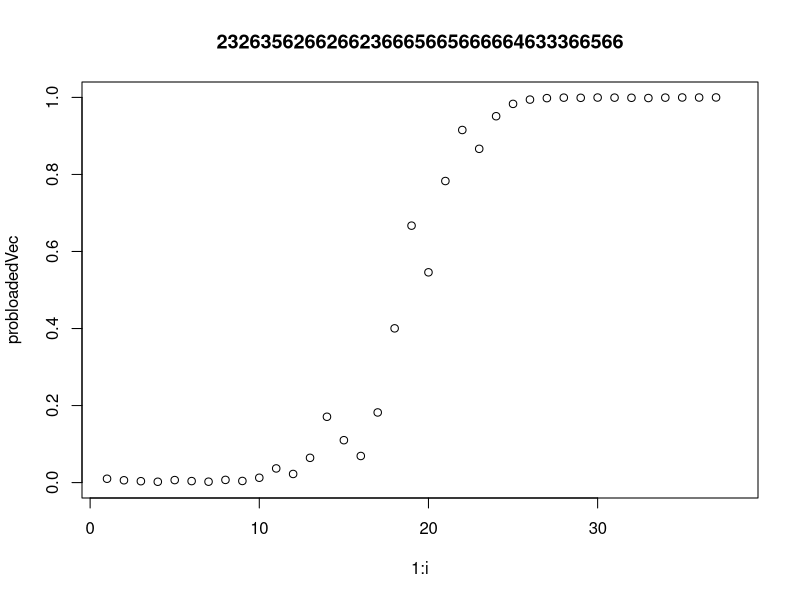

Recreate this plot in R.
## ---- chunk 1
knitr::opts_chunk$set(echo = TRUE)
## ---- chunk 2
## priors
frequency_unloaded = .99 
frequency_loaded = .01

## for loaded die
p_6_given_loaded = .5 # P(six|D_loaded)
p_not_6_given_loaded = .5 # P(six_c|D_loaded) so .1*5=.5 there are 5 numbers other than 6 on a die

## for an unloaded dice
p_not_6_given_unloaded = 5/6 # P(six|D_unloaded)
p_6_given_unloaded = 1/6 # P(six_c|D_unloaded)


## probability 6 and loaded 
## P(6|L)*P(L) or P(L|6)*P(6)
p_6_and_loaded = p_6_given_loaded * frequency_loaded

## probability 6 and unloaded 
## P(6|UL)*P(UL) or P(UL|6)*P(6)
p_6_and_unloaded = p_6_given_unloaded * frequency_unloaded


## probability not 6 and loaded 
## P(N6|L)*P(L) or P(L|N6)*P(N6)
p_not_6_and_loaded = p_not_6_given_loaded * frequency_loaded

## probability not 6 and unloaded 
## P(N6|UL)*P(UL) or P(UL|N6)*P(N6)
p_not_6_and_unloaded = p_not_6_given_unloaded * frequency_unloaded

## ---- chunk 3
rolls <-c(2,3,2,6,3,5,6,2,6,6,2,6,6,2,3,6,6,6,5,6,6,5,6,6,6,6,6,4,6,3,3,3,6,6,5,6,6)

# rolls <-c(2,3)

priors <- c(.01,.99) ## our belief aboout the frequency of unloaded die and frequency of loaded die
probloadedVec <- vector()

title = ""

for (i in 1:length(rolls)){
  probloadedVec[i] <- priors[1] ## we want to plot the probability that the die is loaded
  
  
  ## calculate the probability of the die being loaded given us not rolling a 6 (P(L|N6)) or not rolling a 6 (P(L|6)) 
  prob_loaded <- if (rolls[i] != 6){
    (p_not_6_given_loaded * priors[1])/( (p_not_6_given_loaded * priors[1]) + (p_not_6_given_unloaded * priors[2]) )
      }else{
      (p_6_given_loaded * priors[1]) / ( (p_6_given_loaded * priors[1]) + (p_6_given_unloaded * priors[2]) )} 
  
  
  ## calculate the probability of the die being unloaded given us not rolling a 6 (P(UL|N6)) or not rolling a 6 (P(UL|6))   
  prob_unloaded <- if (rolls[i] != 6){
    (p_not_6_given_unloaded * priors[2]) / ( (p_not_6_given_loaded * priors[1]) + (p_not_6_given_unloaded * priors[2]) )}else{
      (p_6_given_unloaded * priors[2]) / ( (p_6_given_loaded * priors[1]) + (p_6_given_unloaded * priors[2]) )} 
  

    
  priors[1] <- prob_loaded
  priors[2] <- prob_unloaded
  
  print(priors[1])
  
  title <- paste(title, rolls[i], sep="")
  # plot(1:i, probloaded, main = title, ylim=c(0,1), xlim=c(1,length(rolls)+1))
  # Sys.sleep(1)
}

plot(1:i, probloadedVec, main = title, ylim=c(0,1), xlim=c(1,length(rolls)+1))

## ---- chunk 4
(.5*.01)/((.5*.01)+(5/6)*.99)

## ---- chunk 5
(p_not_6_given_loaded * priors[1])/(p_not_6_and_loaded + p_not_6_and_unloaded)

## ---- chunk 6
((5/6)*.99) / ((5/6)*.99 + (.5*.01))
## ---- chunk 7
(p_not_6_given_unloaded * priors[2]) / (p_not_6_and_loaded + p_not_6_and_unloaded)


## ---- chunk 8
(.5*.01) / ((.5*.01) + ((1/6)*.99))
## ---- chunk 9
(p_6_given_loaded * priors[1]) / (p_6_and_loaded + p_6_and_unloaded)
## ---- chunk 10
(1/6*.99) / ((.5*.01) + (1/6*.99))
## ---- chunk 11
0.003628974 + 0.9979678
## ---- chunk 12
rollLoadedDie <- function(numrolls){
  ## given a number of rolls, returns a simulated experiment
  
  final_vec <- sample(1:6, numrolls, prob = c(.1,.1,.1,.1,.1,.5), replace = TRUE)
  return(final_vec)
}

myRolls <- rollLoadedDie(30)
## ---- chunk 13

bayesian_update <- function(rolls, priors, p_loaded, p_unloaded){
  probloadedVec <- vector()
  

  for (i in 1:length(rolls)){
  
    probloadedVec[i] <- priors[1] ## we want to plot the probability that the die is loaded

    ## calculate the probability of the die being loaded given us not rolling a 6 (P(L|N6)) or not rolling a 6 (P(L|6))
    prob_loaded <- if (rolls[i] != 6){
      (p_loaded[1] * priors[1])/( (p_loaded[1] * priors[1]) + (p_unloaded[1] * priors[2]) )
        }else{
        (p_loaded[2] * priors[1]) / ( (p_loaded[2] * priors[1]) + (p_unloaded[2] * priors[2]) )} 
    
    
    ## calculate the probability of the die being unloaded given us not rolling a 6 (P(UL|N6)) or not rolling a 6 (P(UL|6))   
    prob_unloaded <- if (rolls[i] != 6){
      (p_unloaded[1] * priors[2]) / ( (p_loaded[1] * priors[1]) + (p_unloaded[1] * priors[2]) )}else{
        (p_unloaded[2] * priors[2]) / ( (p_loaded[2] * priors[1]) + (p_unloaded[2] * priors[2]) )} 
    
  
      
    priors[1] <- prob_loaded
    priors[2] <- prob_unloaded
    
    title <- paste(title, rolls[i], sep="")
    # plot(1:i, probloaded, main = title, ylim=c(0,1), xlim=c(1,length(rolls)+1))
    # Sys.sleep(1)
    if (probloadedVec[i] >=.99999){
      return(probloadedVec)
      break}
  }
  # plot(1:i, probloadedVec, main = title, ylim=c(0,1), xlim=c(1,length(rolls)+1))

}
## ---- chunk 14
# rolls <-c(2,3,2,6,3,5,6,2,6,6,2,6,6,2,3,6,6,6,5,6,6,5,6,6,6,6,6,4,6,3,3,3,6,6,5,6,6)


priors <- c(.01,.99) ## our belief aboout the frequency of unloaded die and frequency of loaded die
p_loaded <- c(0.5, 0.5) # p_not_6_given_loaded, p_6_given_loaded
p_unloaded <- c(5/6, 1/6) # p_not_6_given_unloaded, p_6_given_unloaded


bayes_experiments = vector(length = 1000)
for (i in 1:length(bayes_experiments)){
  rolls <- rollLoadedDie(300)
  bayes_experiments[i] <- length(bayesian_update(rolls, priors, p_loaded, p_unloaded))
}

sum(bayes_experiments)/length(bayes_experiments)
## ---- chunk 15
simulateDisease <- function(numrolls, probs){
  ## given a number of rolls, returns a simulated experiment
  
  final_vec <- sample(1:2, numrolls, prob = c(probs), replace = TRUE)
  return(final_vec)
}

# myRolls <- rollLoadedDie(30)
## ---- chunk 16

bayesian_update <- function(rolls, priors, p_loaded, p_unloaded, wanted_prob){
  probloadedVec <- vector()
  
  for (i in 1:length(rolls)){
  
    probloadedVec[i] <- if(wanted_prob == 1){priors[1]}else{priors[1]} ## we want to plot the probability that the die is loaded
    # probloadedVec[i] <- priors[1]
    
    ## calculate the probability of the die being loaded given us not rolling a 6 (P(L|N6)) or not rolling a 6 (P(L|6))
    prob_loaded <- if (rolls[i] == 1){
      (p_loaded[1] * priors[1])/( (p_loaded[1] * priors[1]) + (p_unloaded[1] * priors[2]) )
        }else{
        (p_loaded[2] * priors[1]) / ( (p_loaded[2] * priors[1]) + (p_unloaded[2] * priors[2]) )} 
    
    
    ## calculate the probability of the die being unloaded given us not rolling a 6 (P(UL|N6)) or not rolling a 6 (P(UL|6))   
    prob_unloaded <- if (rolls[i] == 1){
      (p_unloaded[1] * priors[2]) / ( (p_loaded[1] * priors[1]) + (p_unloaded[1] * priors[2]) )}else{
        (p_unloaded[2] * priors[2]) / ( (p_loaded[2] * priors[1]) + (p_unloaded[2] * priors[2]) )} 
    
  
      
    priors[1] <- prob_loaded
    priors[2] <- prob_unloaded
    
    # print(paste(rolls[i], ))
    
    title <- paste(title, rolls[i], sep="")
    # plot(1:i, probloaded, main = title, ylim=c(0,1), xlim=c(1,length(rolls)+1))
    # Sys.sleep(1)
    if (probloadedVec[i] >=.99999){
      return(probloadedVec)
      break}
  }
  # plot(1:i, probloadedVec, main = title, ylim=c(0,1), xlim=c(1,length(rolls)+1))

}
## ---- chunk 17
bayesian_update <- function(rolls, priors, p_loaded, p_unloaded, wanted_prob){
  probloadedVec <- vector()
  
  for (i in 1:length(rolls)){
  
    probloadedVec[i] <- if(wanted_prob == 1){priors[1]}else{priors[1]} ## we want to plot the probability that the die is loaded
    # probloadedVec[i] <- priors[1]
    
    ## calculate the probability of the die being loaded given us not rolling a 6 (P(L|N6)) or not rolling a 6 (P(L|6))
    prob_loaded <- if (rolls[i] == 1){
      (p_loaded[1] * priors[1])/( (p_loaded[1] * priors[1]) + (p_unloaded[1] * priors[2]) )
        }else{
        (p_loaded[2] * priors[1]) / ( (p_loaded[2] * priors[1]) + (p_unloaded[2] * priors[2]) )} 
    
    
    ## calculate the probability of the die being unloaded given us not rolling a 6 (P(UL|N6)) or not rolling a 6 (P(UL|6))   
    prob_unloaded <- if (rolls[i] == 1){
      (p_unloaded[1] * priors[2]) / ( (p_loaded[1] * priors[1]) + (p_unloaded[1] * priors[2]) )}else{
        (p_unloaded[2] * priors[2]) / ( (p_loaded[2] * priors[1]) + (p_unloaded[2] * priors[2]) )} 
    
  
      
    priors[1] <- prob_loaded
    priors[2] <- prob_unloaded
    
    # print(paste(rolls[i], ))
    
    # plot(1:i, probloaded, main = title, ylim=c(0,1), xlim=c(1,length(rolls)+1))
    # Sys.sleep(1)
    if (probloadedVec[i] >=.99999){
      return(probloadedVec)
      break}
  }
  # plot(1:i, probloadedVec, main = title, ylim=c(0,1), xlim=c(1,length(rolls)+1))

}
## ---- chunk 18

priors <- c(.001,.999) ## our belief aboout the frequency of no disease and frequency of disease ... loaded vs unloaded
p_disease <- c(0.09, 0.91) # p_negative_given_disease, p_positive_given_disease
p_nodisease <- c(.84, .16) # p_negative_given_no_disease, p_positive_given_no_disease

# p_loaded <- c(0.5, 0.5) # p_not_6_given_loaded, p_6_given_loaded
# p_unloaded <- c(5/6, 1/6) # p_not_6_given_unloaded, p_6_given_unloaded

bayes_experiments = vector(length = 10000)
for (i in 1:length(bayes_experiments)){
  outcome <- simulateDisease(100,p_disease)
  bayes_experiments[i] <- length(bayesian_update(outcome, priors, p_disease, p_nodisease, 1))
}

sum(bayes_experiments)/length(bayes_experiments)
# bayes_experiments
## ---- chunk 19

priors <- c(.001,.999) ## our belief aboout the frequency of no disease and frequency of disease ... loaded vs unloaded
p_disease <- c(0.09, 0.91) # p_negative_given_disease, p_positive_given_disease
p_nodisease <- c(.84, .16) # p_negative_given_no_disease, p_positive_given_no_disease

# p_loaded <- c(0.5, 0.5) # p_not_6_given_loaded, p_6_given_loaded
# p_unloaded <- c(5/6, 1/6) # p_not_6_given_unloaded, p_6_given_unloaded

bayes_experiments = vector(length = 10000)
for (i in 1:length(bayes_experiments)){
  outcome <- simulateDisease(1000,p_nodisease)
  bayes_experiments[i] <- length(bayesian_update(outcome, priors, p_disease, p_nodisease, 2))
}

sum(bayes_experiments)/length(bayes_experiments)
